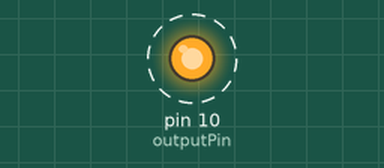
Simulated run of this sketch. Board: Arduino Uno, built with avr-gcc and run on an emulated ATmega328P. Shown: output pins drawn as LEDs (lit = HIGH). Dashed ring = blinking.

Above: at 0.2 s.
Timing chart, 0 to 3.0 s (numbered marks = the images above):
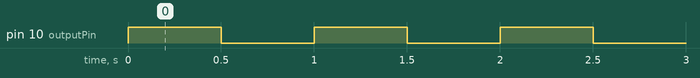

The sketch:

l_chika.ino
```cpp
int outputPin = 10;

void setup() {
  // put your setup code here, to run once:
  pinMode(outputPin, OUTPUT);
}

void loop() {
  // put your main code here, to run repeatedly:
  digitalWrite(outputPin, HIGH);
  delay(500);
  digitalWrite(outputPin, LOW);
  delay(500);
}
```

Measured:
- by itself, pin 10 (outputPin): alternates HIGH for 0.50 s and LOW for 0.50 s
